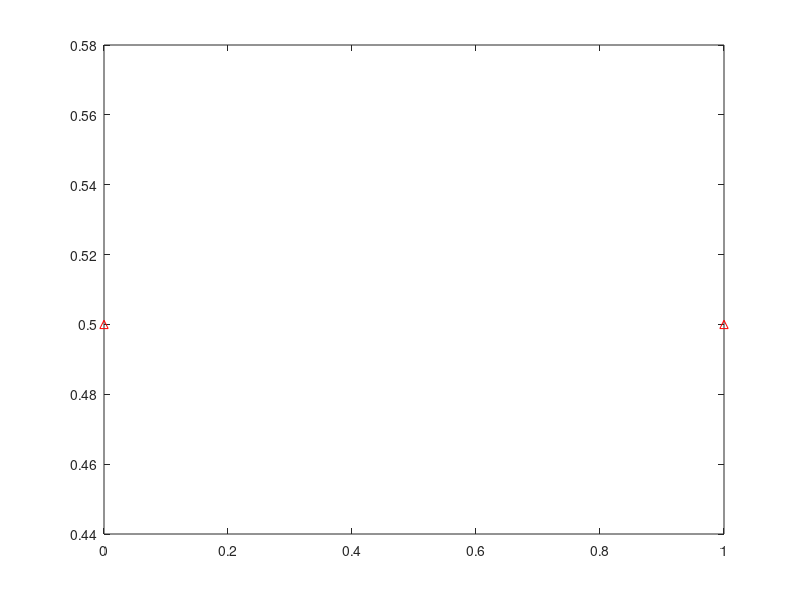

This figure's MATLAB source: (Note: this script raises an error after producing the figure.)
%% Sample 7-2
%% 幾何学処理
% 縮小処理
% 
% 画像処理特論
% 
% 村松 正吾 
% 
% 動作確認: MATLAB R2023a
%% Geometric image processing
% Decimation
% 
% Advanced Topics in Image Processing
% 
% Shogo MURAMATSU
% 
% Verified: MATLAB R2023a
% 準備
% (Preparation)

close all
% 間引き率の設定
% (Setting of downsampling factor)
%% 
% * $M$: 間引き率 (downsampling factor) 

% Downsampling factor
dFactor = 2;

% Downsampling phase
dPhase = 0;
%% 
% 平均フィルタのインパルス応答 (Impulse response of averaging filter)
% 
% $$h[n]=\left\{\begin{array}{ll} \frac{1}{M} & 0\leq n\leq M-1 \\ 0 & \mathrm{otherwise} 
% \end{array}\right.$$
%% 
% * $\{h[n]\}_n$: インパルス応答 (Impulse response)

% Impulse response of averaging filter
h = ones(1,dFactor)/dFactor;
%% フィルタ特性の表示
% (Display of filter characteristics)

% Impulse response
figure(1)
impz(h)
ax = gca;
ax.XLim = [-1 length(h)];
ax.YLim = [-0.2 1];

% Frequency response
figure(2)
freqz(h)
ax = gca;
hold on
line([0 1/dFactor 1/dFactor],[0 0 ax.YLim(1)],...
    'LineStyle',':','LineWidth',2,'Color','red');
hold off
% 画像への適用
% (Application to images)
% 
% $$v[\mathbf{m}]=\sum_{\mathbf{k}\in\mathbb{Z}^2}h[\mathbf{k}]u[M\mathbf{m}-\mathbf{k}]=\frac{1}{|\det\mathbf{M}|}\sum_{\mathbf{k}\in\mathcal{N}(\mathbf{M})}u[\mathbf{Mm}-\mathbf{k}]$$
% 
% $$h[\mathbf{n}]=\left\{\begin{array}{ll} \frac{1}{|\det\mathbf{M}|} & \mathbf{n}\in 
% \mathcal{N}(\mathbf{M})\\ 0 & \mathrm{otherwise} \end{array}\right.$$
% 
% Note that if $\mathbf{M}=\mathrm{diag}(M,M)\Rightarrow |\det\mathbf{M}|=M^2$ 
% and $\mathcal{N}(\mathbf{M})=\{0,1,\cdots,M-1\}^2$.

% Reading an image
u = imread('cameraman.tif');

% Generating the average filter
h = fspecial('average',dFactor);
figure(3)
stem3(0:(dFactor-1),0:dFactor-1,h,'filled')
axis ij
ax = gca;
ax.XLim = [-1 dFactor];
ax.YLim = [-1 dFactor];
figure(4)
freqz2(h)
axis ij

% Bivariate downsampling function
downsample2 = @(x,n,phase) ...
    shiftdim(downsample(...
    shiftdim(downsample(x,...
    n(1),phase(1)),1),...
    n(2),phase(2)),1);

% Box-averaging with filtering and downsampling
v = downsample2(imfilter(u,h,'conv','symmetric'),dFactor*[1 1],dPhase*[1 1]);

% Box-averaging with IMRESIZE
y = imresize(u,1/dFactor,'box');

% 画像表示
% (Display image)
% 
% 原画像 (Original)

figure(5)
imshow(u)
title('Original')
%% 
% 縮小画像 (Decimated image)

% Definition of MSE
mymse = @(x,y) sum((x-y).^2,'all')/numel(x);

% Display results
figure(6)
subplot(1,3,1)
imshow(v)
title('Decimation w/o IMRESIZE')
subplot(1,3,2)
imshow(y)
title('Decimation w/ IMRESIZE')
subplot(1,3,3)
imshow(imabsdiff(v,y))
title(['Absolute difference (MSE = ' num2str(mymse(v,y)) ')'])
%% 
% © Copyright, Shogo MURAMATSU, All rights reserved.
